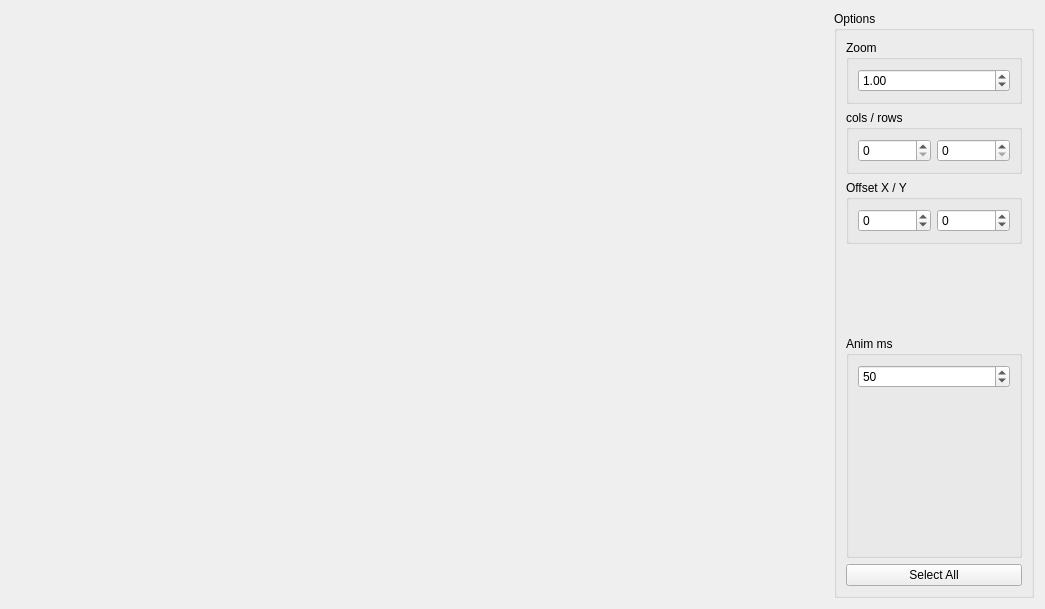
<?xml version="1.0" encoding="UTF-8"?>
<ui version="4.0">
 <class>Form</class>
 <widget class="QWidget" name="Form">
  <property name="geometry">
   <rect>
    <x>0</x>
    <y>0</y>
    <width>1045</width>
    <height>609</height>
   </rect>
  </property>
  <property name="windowTitle">
   <string>Form</string>
  </property>
  <layout class="QHBoxLayout" name="horizontalLayout">
   <item>
    <widget class="ImageView" name="imageView" native="true"/>
   </item>
   <item>
    <widget class="QGroupBox" name="groupBox">
     <property name="maximumSize">
      <size>
       <width>200</width>
       <height>16777215</height>
      </size>
     </property>
     <property name="title">
      <string>Options</string>
     </property>
     <layout class="QVBoxLayout" name="verticalLayout">
      <item>
       <widget class="QGroupBox" name="groupBox_3">
        <property name="title">
         <string>Zoom</string>
        </property>
        <layout class="QVBoxLayout" name="verticalLayout_2">
         <item>
          <widget class="QDoubleSpinBox" name="sb_zoom">
           <property name="minimum">
            <double>0.000000000000000</double>
           </property>
           <property name="maximum">
            <double>10000000000000000905969664.000000000000000</double>
           </property>
           <property name="value">
            <double>1.000000000000000</double>
           </property>
          </widget>
         </item>
        </layout>
       </widget>
      </item>
      <item>
       <widget class="QGroupBox" name="groupBox_2">
        <property name="title">
         <string>cols / rows</string>
        </property>
        <layout class="QHBoxLayout" name="horizontalLayout_2">
         <item>
          <widget class="QSpinBox" name="sb_cols"/>
         </item>
         <item>
          <widget class="QSpinBox" name="sb_rows"/>
         </item>
        </layout>
       </widget>
      </item>
      <item>
       <widget class="QGroupBox" name="groupBox_4">
        <property name="title">
         <string>Offset X / Y</string>
        </property>
        <layout class="QHBoxLayout" name="horizontalLayout_3">
         <item>
          <widget class="QSpinBox" name="sb_offsetX">
           <property name="minimum">
            <number>-999999999</number>
           </property>
           <property name="maximum">
            <number>999999999</number>
           </property>
          </widget>
         </item>
         <item>
          <widget class="QSpinBox" name="sb_offsetY">
           <property name="minimum">
            <number>-999999999</number>
           </property>
           <property name="maximum">
            <number>999999999</number>
           </property>
          </widget>
         </item>
        </layout>
       </widget>
      </item>
      <item>
       <spacer name="verticalSpacer">
        <property name="orientation">
         <enum>Qt::Vertical</enum>
        </property>
        <property name="sizeHint" stdset="0">
         <size>
          <width>20</width>
          <height>40</height>
         </size>
        </property>
       </spacer>
      </item>
      <item>
       <widget class="QGroupBox" name="groupBox_5">
        <property name="title">
         <string>Anim ms</string>
        </property>
        <layout class="QVBoxLayout" name="verticalLayout_3">
         <item>
          <widget class="QSpinBox" name="sb_animMs">
           <property name="maximum">
            <number>999999999</number>
           </property>
           <property name="value">
            <number>50</number>
           </property>
          </widget>
         </item>
         <item>
          <widget class="AnimView" name="animView" native="true">
           <property name="sizePolicy">
            <sizepolicy hsizetype="Preferred" vsizetype="Preferred">
             <horstretch>0</horstretch>
             <verstretch>0</verstretch>
            </sizepolicy>
           </property>
           <property name="minimumSize">
            <size>
             <width>152</width>
             <height>152</height>
            </size>
           </property>
          </widget>
         </item>
        </layout>
       </widget>
      </item>
      <item>
       <widget class="QPushButton" name="pb_selectAll">
        <property name="text">
         <string>Select All</string>
        </property>
       </widget>
      </item>
     </layout>
    </widget>
   </item>
  </layout>
 </widget>
 <customwidgets>
  <customwidget>
   <class>ImageView</class>
   <extends>QWidget</extends>
   <header>form.h</header>
   <container>1</container>
  </customwidget>
  <customwidget>
   <class>AnimView</class>
   <extends>QWidget</extends>
   <header>form.h</header>
   <container>1</container>
  </customwidget>
 </customwidgets>
 <resources/>
 <connections/>
</ui>
